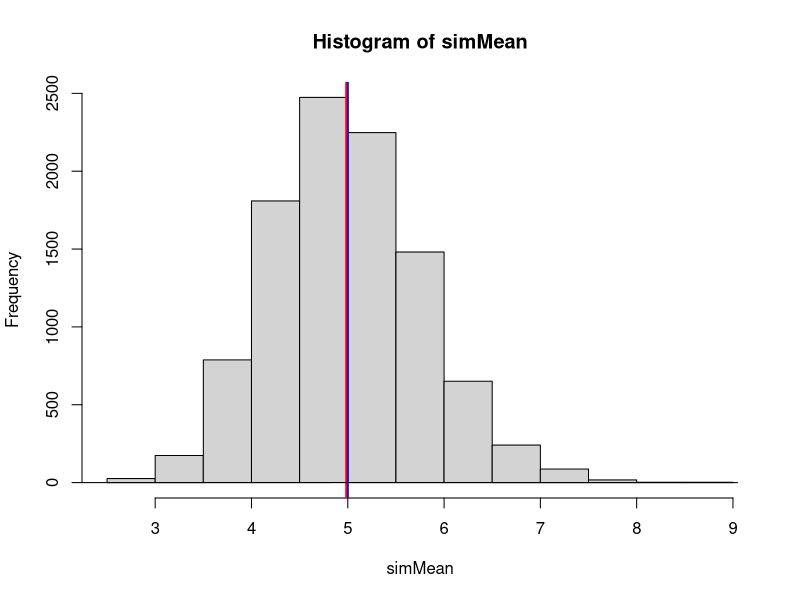

R code for this plot: (Note: this script raises an error after producing the figure.)
lambda<-0.2
TheoMean<-1/lambda
TheoSD<-1/lambda
n<-40
B<-10000
simData<-NULL
for (i in 1:B) {
    simData<-rbind(simData,c(rexp(n, lambda)))
    
}

simMean<-apply(simData, 1, mean)
hist(simMean)
mean(simMean)
abline(v=TheoMean, col = 'blue',lwd = 2)
abline(v=mean(simMean), col = 'Red',lwd = 2)
lines(density(simMean)) 

simmdf<-data.frame(simMean)
ggplot(simmdf, aes(x = simMean)) + 
    geom_histogram(aes(y = ..density..)) + 
    geom_density(aes(col = 'blue', lwd = 1))